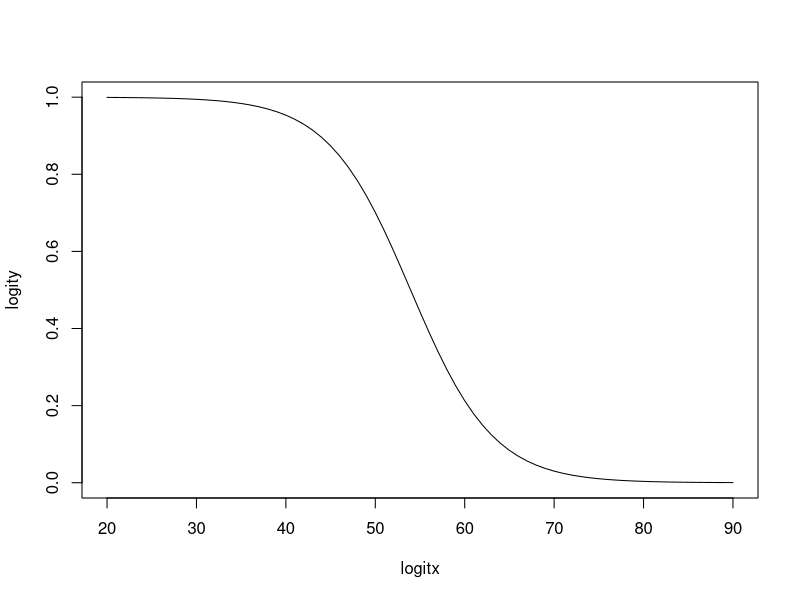

The R source for this figure:
## ---- chunk 1
predicted = -9.11*0 + 3.10*1 + 2.15*1 + 18.93
observed = 2

predicted - observed
## ---- chunk 2
Rsquared = 1 - (240.57/264.17)
RsquaredAdj = 1 - ((240.57/(146 - 3 - 1))/(264.17/(146-1)))

Rsquared
RsquaredAdj
## ---- chunk 3
p51 = 11.663 - (0.2162 * 51)
p53 = 11.663 - (0.2162 * 53)
p55 = 11.663 - (0.2162 * 55)

probCalc = function(px){
  
  output = exp(px)/(1+ exp(px))
  
  return(output)
  
} 

probCalc(p51)
probCalc(p53)
probCalc(p55)
## ---- chunk 4
logitcalc = function(x){
  
  px = 11.663 - (0.2162 * x)
  
  output = probCalc(px)
  
  return(output)
  
}

logitx = seq(20,90,1)
logity = sapply(logitx,logitcalc)


plot(logitx,logity, type = "l")
